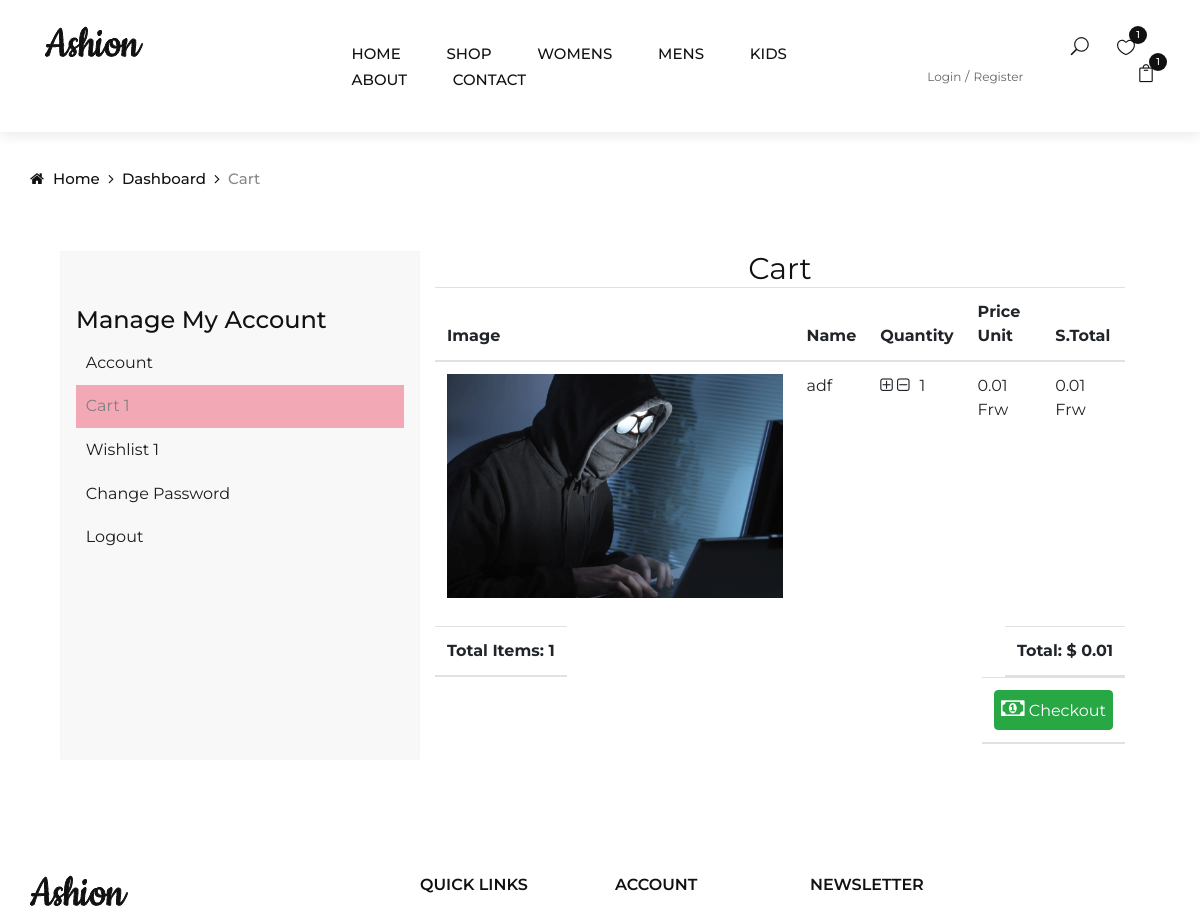
The app's page /user/cart/ (signed in, upper part), older data.
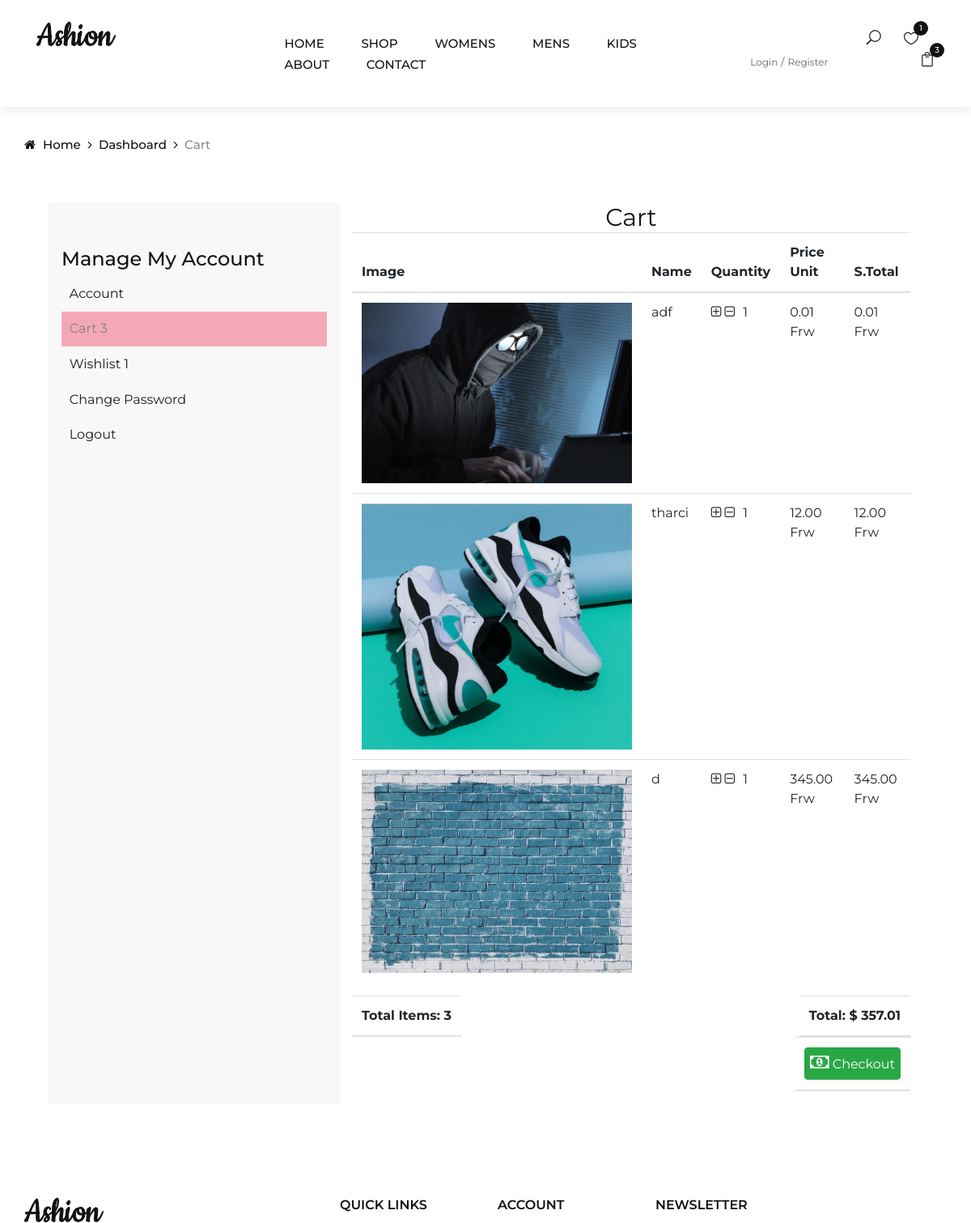
The same page, newer data.
### store/models.py (models this page shows, shortened)
class OrderItem(models.Model):
    product = models.ForeignKey(Product, on_delete=models.SET_NULL, null=True,blank=True)
    order = models.ForeignKey(Order, on_delete=models.SET_NULL, null=True,blank=True)
    quantity = models.IntegerField(default=0,null=True,blank=True)
    date_added = models.DateTimeField(auto_now_add=True)
    @property
    def get_total(self):
        total = self.product.price * self.quantity
        return total

class Product(models.Model):
    COLOR = (
        ('Black', 'Black'),
        ('Red', 'Red'),
        ('White', 'White'),
        ('Silver', 'Silver')
        )
    name = models.CharField(max_length=250,unique=True)
    category = models.ForeignKey(Category, on_delete = models.SET_NULL, null=True, blank=True,related_name='products')
    sub_category = models.ForeignKey(SubCategory, on_delete = models.SET_NULL, null=True,blank=True)
    price = models.DecimalField( max_digits=10, decimal_places=2)
    price_dollar = models.DecimalField( max_digits=7, decimal_places=2, default=1, null=True, blank=True)
    digital = models.BooleanField(default=False,null=True,blank=True)
    main_image = models.ImageField(upload_to='products')
    color = models.CharField(max_length=200,choices=COLOR, default='Black', blank=True, null=True)
    size = models.CharField(max_length=50,null=True, blank=True,default='not specified')
    delivery_minutes = models.CharField(max_length=50, default='45 Minutes')
    in_stock = models.BooleanField(default=False,null=True,blank=True)
    description = models.TextField(blank=True)
    slug  = models.SlugField(blank=True, null=True, max_length=250)
    filter = models.CharField(max_length=50, help_text='Enter: men , women , kid , accessories , cosmetic', null=True, blank=True)
    date_added = models.DateTimeField(auto_now_add=True)
    company = models.ForeignKey(Company, on_delete=models.SET_NULL, null=True, blank=True)
    class Meta:
        ordering = ["-date_added"]

class Order(models.Model):
    customer = models.ForeignKey(User, on_delete=models.SET_NULL, null=True,blank=True)
    date_ordered = models.DateTimeField(auto_now_add=True)
    complete = models.BooleanField(default=False)
    transaction_id = models.CharField(max_length=100, null=True)
    @property
    def get_cart_total(self):
        orderitems = self.orderitem_set.all()
        total = sum([item.get_total for item in orderitems])
        return total
    @property
    def get_cart_items(self):
        orderitems = self.orderitem_set.all()
        total = sum([item.quantity for item in orderitems])
        return total

### users/views.py (the view)
# urls.py: path('cart/', userCart, name="user_cart"),
@login_required
def userCart(request):
    data = cartData(request)
    cartItems = data['cartItems']
    order = data['order']
    items = data['items']
    categories = Category.objects.all()
    wishlists_counts = Wishlist.objects.filter(customer=request.user).count()
    context = {
        'items':items,
        'order':order,
        'cartItems':cartItems,
        'categories':categories,
        'wishlists_counts':wishlists_counts
        }
    return render(request, 'users/userCart.html', context)

### store/utils.py (called while the page is built)
def cartData(request):
	if request.user.is_authenticated:
		customer = request.user
		order, created = Order.objects.get_or_create(customer=customer, complete=False)
		items = order.orderitem_set.all()
		cartItems = order.get_cart_items
	else:
		cookieData = cookieCart(request)
		cartItems = cookieData['cartItems']
		order = cookieData['order']
		items = cookieData['items']
	return {'cartItems':cartItems ,'order':order, 'items':items}

### templates/users/userCart.html (shortened to what the changed rows need)
{% extends 'base.html' %}
{% load i18n %}
{% load static %}
{% block content %}
{% url 'dashboard' as dashboard_url %}
{% url 'user_cart' as user_cart_url %}
{% url 'user_wishlist' as user_wishlist_url %}
{% url 'user_change_password' as password_change_url %}
<div class="container dash-container"  style="padding: 5%;">
    <div class="row">
        <div class="col-md-4"  style="padding-top: 5%;">
            <ul class="dash-list">
                <a href="{{user_cart_url}}"><li class=" current{% if request.path == user_cart_url %} active {% endif %}">{% trans 'Cart' %} <span class="cart-number">{{cartItems}}</span></li></a>
              </ul>
        </div>
        <div class="col-md-8">
            <div class="table-responsive">
                <table class="table dash-table">
                    <thead>
                    <tr>
                        <th scope="col">{% trans 'Image' %}</th>
                        <th scope="col">{% trans 'Name' %}</th>
                        <th scope="col">{% trans 'Quantity' %}</th>
                        <th scope="col">{% trans 'Price Unit' %}</th>
                        <th scope="col">{% trans 'S.Total' %}</th>
                    </tr>
                    </thead>
                    <tbody>
                        {% for item in items %}
                            <tr>
                                <th scope="row"><img class="cart-image" src="{{item.product.main_image.url}}"/></th>
                                <td>{{item.product.name}}</td>
                                <td>{{item.quantity}}
                                    <div class="quantity">
                                        <i data-product='{{item.product.id}}' data-action='add' class="fa fa-plus-square-o chg-quantity update-cart" aria-hidden="true"></i>
                                        <i data-product='{{item.product.id}}' data-action='remove' class="fa fa-minus-square-o chg-quantity update-cart" aria-hidden="true"></i>
                                    </div>
                                </td>
                                <td>{{item.product.price}} Frw</td>
                                <td>{{item.get_total}} Frw</td>
                            </tr>
                        {% empty %}
                            <tr>
                                <td class="text-center font-italic" colspan="4">{% trans "You don't have any Product in your cart!" %}</td>
                            </tr>
                        {% endfor %}
                    </tbody>
                </table>
            </div>
            <table class="table">
                <thead>
                  <tr>
                    <th scope="col" style="float: left;">{% trans 'Total Items' %}: <span class="dash-totals">{{order.get_cart_items}}</span></th>
                    <th scope="col" style="float: right;">{% trans 'Total' %}: <span class="dash-totals">$ {{order.get_cart_total}}</span></th>
                  </tr>
                  <tr>
                    <th scope="col" style="float: right;"><a  style="padding:6px" class="btn btn-success" href="{% url 'checkout' %}"><i style="font-size: 22px;" class="fa fa-money" aria-hidden="true"></i> Checkout</a></th>
                  </tr>
                </thead>
            </table>
        </div>
    </div>
</div>
{% endblock %}

Row changes from the older to the newer data that the page shows:
added OrderItem: product.main_image (picture), product.name "tharci", quantity "1", product.price "12.00", get_total "12.00"
added OrderItem: product.main_image (picture), product.name "d", quantity "1", product.price "345.00", get_total "345.00"
computed for Order: get_cart_items "1" → "3"; get_cart_total "0.01" → "357.01"
Text that changed along with them:
{{ cartItems }}: "1" → "3"
